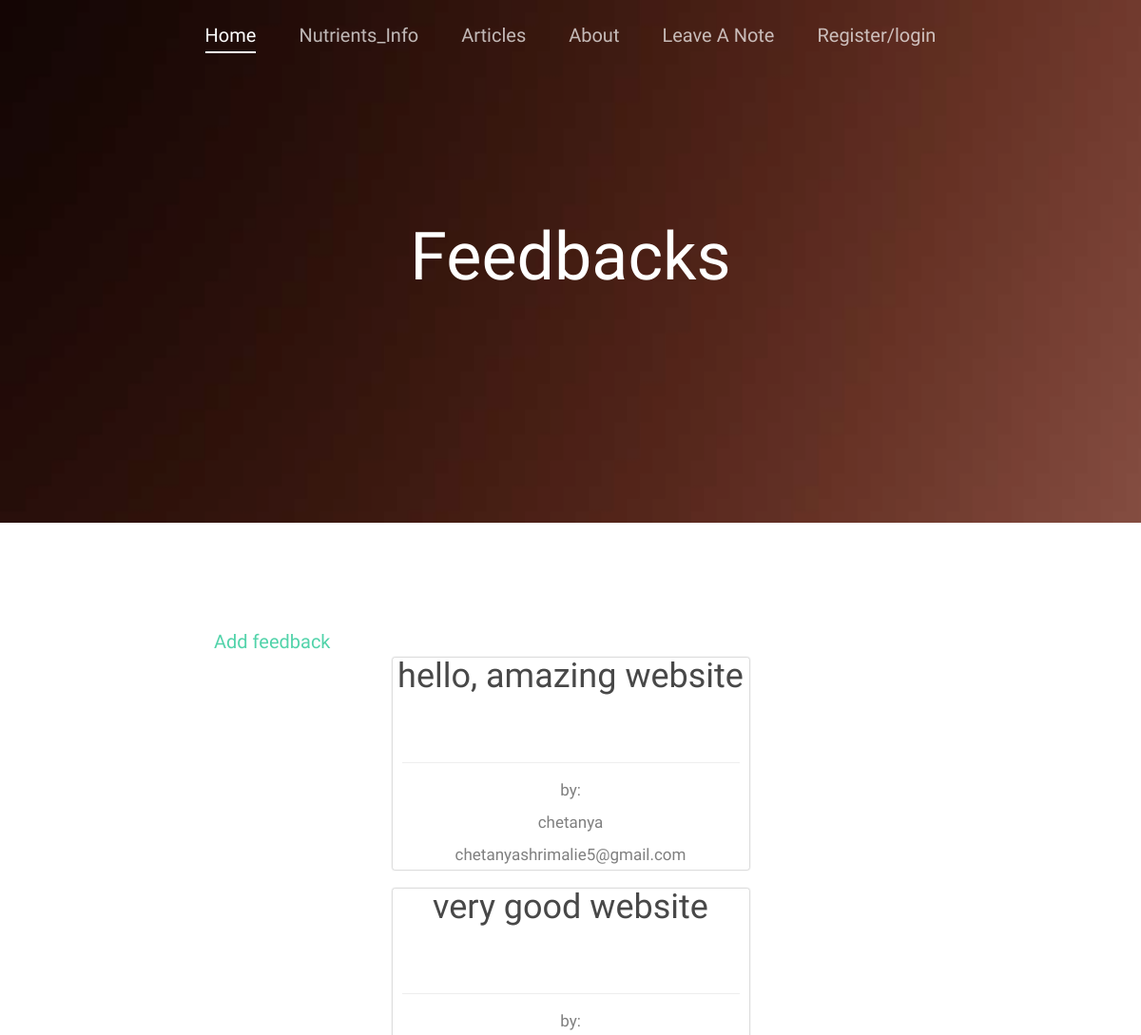
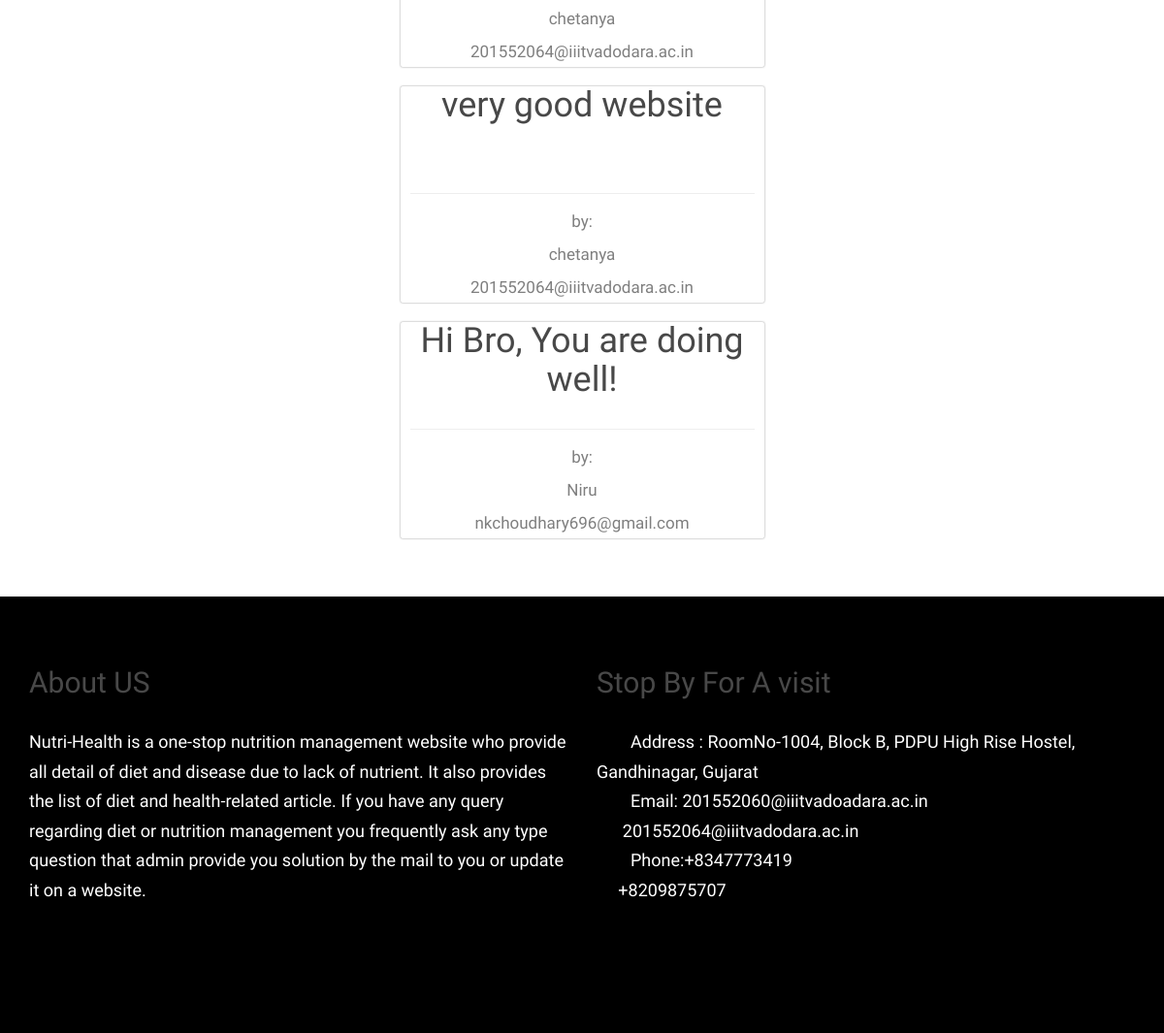
Page /contact/feedbacks/ on the committed database (2 pictures, top to bottom).
### drop_a_note/models.py (models this page shows, shortened)
class Note(models.Model):
    name = models.CharField(max_length=50)
    email = models.CharField(max_length=100)
    note = models.TextField()

### drop_a_note/views.py (the view)
def feedbacks(request):
    all_feedbacks = Note.objects.all()
    return render(request, 'feedbacks.html', {'all_feedbacks': all_feedbacks})

### drop_a_note/templates/feedbacks.html
{% extends 'base.html' %}
{% block body %}
  <div class="fh5co-hero"
       style="background-image: url(images/hero_2.jpg);"
       data-stellar-background-ratio="0.5">
    <div class="overlay"></div>
    <div class="container">
      <div class="row">
        <div
            class="col-md-8 col-md-offset-2 col-sm-12 col-sm-offset-0 col-xs-12 col-xs-offset-0 text-center fh5co-table">
          <div class="fh5co-intro fh5co-table-cell">
            <h1 class="text-center">Feedbacks</h1>
          </div>
        </div>
      </div>
    </div>
  </div>
  <div class="fh5co-section">
    <div class="container">
      <div class="row">
        <div class="col-md-2"></div>
        <div class="col-md-8">
          <br><br>
          <div class="float-right"><a href="{% url 'contact:contact' %}">Add
            feedback</a></div>
          {% for note in all_feedbacks %}
            <div class="fh5co-text article-box-home">
              <div class="text-center">
                <div class="feedback-content-home ">
                  <h1>{{ note.note }}</h1>
                </div>
                <hr>
              </div>
              <div class="">
                <small> by:</small>
                <br>
                <small>{{ note.name }}</small>
                <br>
                <small>{{ note.email }}</small>
              </div>
            </div>
          {% endfor %}
        </div>
        <div class="col-md-2"></div>
      </div>
    </div>
  </div>
{% endblock %}

### static/css/style.css (style rules this page uses)
body { font-family: "Work Sans", Arial, sans-serif; font-weight: 300; font-size: 20px; line-height: 1.7; color: #777777; color: #7f7f7f; background: #fff; height: 100%; position: relative; }
.article-box-home { border-radius: 2px; box-shadow: 0 0 2px; text-align: center; width: 50%; margin: auto; margin-bottom: 20px; }
.feedback-content-home { height: 100px; width: 100%; word-wrap: break-word; display: block; overflow-y: hidden; }
hr { margin: 10px; }
a { color: #52d3aa; -webkit-transition: 0.5s; -o-transition: 0.5s; transition: 0.5s; }
h1, h2, h3, h4, h5, h6 { color: rgba(72, 72, 72, 1); font-family: "Work Sans", Arial, sans-serif; font-weight: 300; margin: 0 0 30px 0; }
.fh5co-table, .fh5co-table-cell, .fh5co-hero, .fh5co-parallax { height: 550px; }
.fh5co-hero, .fh5co-parallax { background-color: #555; background-attachment: fixed; background-size: cover; position: relative; }
.fh5co-hero .overlay, .fh5co-parallax .overlay { position: absolute; top: 0; left: 0; right: 0; bottom: 0; background: black; opacity: .2; }
.fh5co-hero .fh5co-intro h1, .fh5co-parallax .fh5co-intro h1 { color: #fff; font-size: 70px; font-weight: 300; margin-bottom: 10px; }
.fh5co-table { display: table; }
.fh5co-table-cell { display: table-cell; vertical-align: middle; }
.fh5co-section { padding: 2em 0; }

### rows in the picture
Note: note "hello, amazing website", name "chetanya", email "chetanyashrimalie5@gmail.com"
Note: note "very good website", name "chetanya", email "201552064@iiitvadodara.ac.in"
Note: note "very good website", name "chetanya", email "201552064@iiitvadodara.ac.in"
Note: note "Hi Bro, You are doing well!", name "Niru", email "nkchoudhary696@gmail.com"
